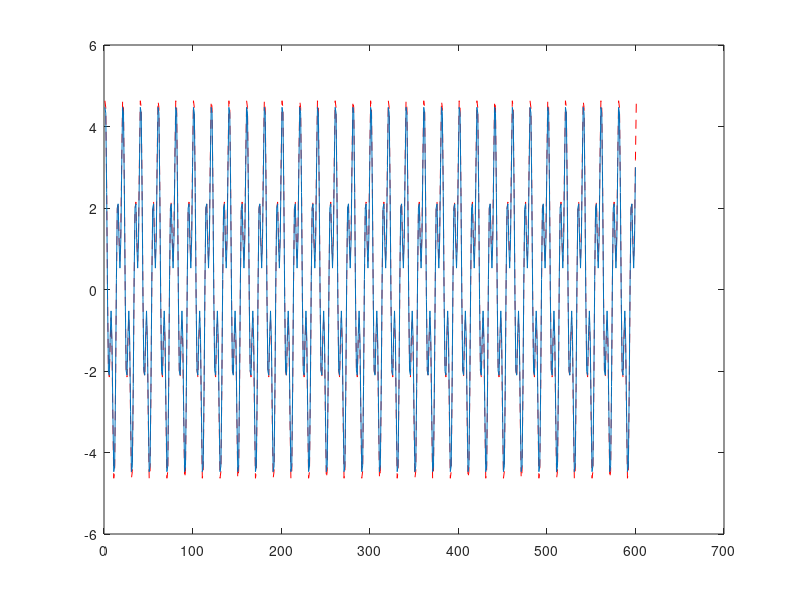

This figure's MATLAB source:
% Mohamad Alikhani
clc
clear;
close all
% Sampling time
Ts = 0.1;
% No. datapoints
n = 600;
% Number of parameters
q = 2;
P = 1*eye(q);
P1 = P;
A_1 = 3;
A_2 = 2;

theta_WRLS(:,1) = zeros(q,1);
theta_RLS(:,1) = zeros(q,1);
for k = 1:n
 
     % Signal & Measurement
     s(k) = A_1 * cos(15.9 * pi * k) + A_2 * sin(6.3 * pi * k);
     t(k) = k * Ts;
     % sqrt(9) corresponds to std = 3
     z(k) = s(k)+(sqrt(9))*randn(1,1);

     % LS
     Gama_LS(k,:) = [cos(15.9*pi*k) sin(6.3*pi*k)];
     Z(k,:) = z(k);

     gama = [cos(15.9 * pi * k) sin(6.3 * pi * k)];
     d1(k) = A_1;
     d2(k) = A_2; 
  
 
end
theta_LS = inv(Gama_LS' * Gama_LS) * Gama_LS' * Z

estimated_signal = zeros(1, n);
for k=1:n+1
    estimated_signal(k)=theta_LS(1)*cos(15.9*pi*k) + theta_LS(2)*sin(6.3*pi*k);
end
figure
plot(estimated_signal, 'r--')
hold on
plot(s)



